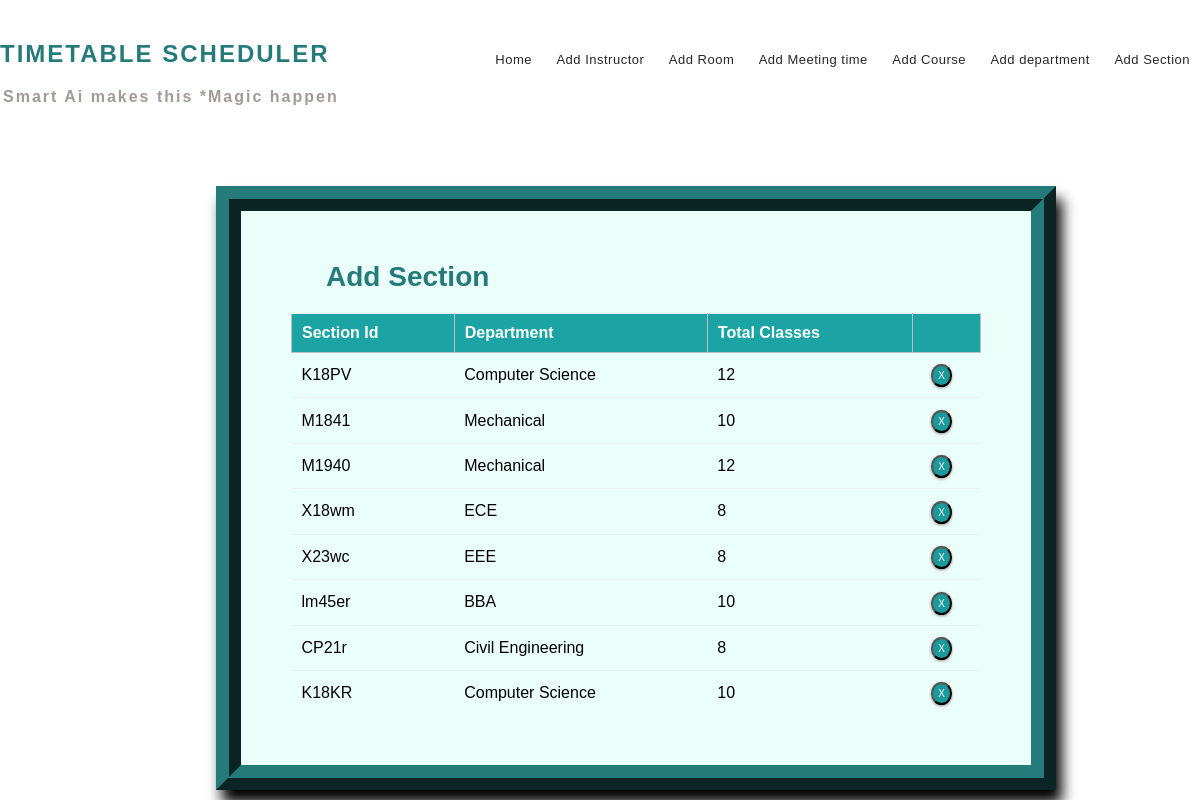
/section_list/, run on the app's committed database.
### mm1/models.py (models this page shows, shortened)
class Section(models.Model):
    section_id = models.CharField(max_length=25, primary_key=True)
    department = models.ForeignKey(Department, on_delete=models.CASCADE)
    num_class_in_week = models.IntegerField(default=0)
    course = models.ForeignKey(Course, on_delete=models.CASCADE, blank=True, null=True)
    meeting_time = models.ForeignKey(MeetingTime, on_delete=models.CASCADE, blank=True, null=True)
    room = models.ForeignKey(Room,on_delete=models.CASCADE, blank=True, null=True)
    instructor = models.ForeignKey(Instructor, on_delete=models.CASCADE, blank=True, null=True)

class Department(models.Model):
    dept_name = models.CharField(max_length=50)
    courses = models.ManyToManyField(Course)
    def __str__(self):
        return self.dept_name

### mm1/views.py (the view)
# urls.py: path('section_list/', views.section_list, name='editsection'),
def section_list(request):
    context = {
        'sections': Section.objects.all()
    }
    return render(request, 'seclist.html', context)

### templates/seclist.html (shortened to what this page needs)
{% extends 'base.html' %}
{% block content %}
{% load static %}
<fieldset class="fieldset">
    <a href="{% url 'addsection'%}"><h1 class="tablink" onclick="openPage('new')" id="defaultOpen">Add Section</h1></a>
    <div class="tabcontent" id="edit">
        <table class="table1">
            <thead>
            <tr class="table-headers">
            <th>Section Id</th>
            <th>Department</th>
            <th>Total Classes</th>
            <th  class="empty"></th>
            </tr>
            </thead>
            <tbody>
            {% for sec in sections %}
            <tr>
             <td>{{sec.section_id}}</td>
             <td>{{sec.department}}</td>
             <td>{{sec.num_class_in_week }}</td>
             <td class="empty">
                <form action="{% url 'deletesection' sec.section_id %}" method="post">
                        <input type="submit" value="X" class="cross">
                </form>
             </td>
             </tr>
            {% endfor %}
            </tbody>
        </table>
    </div>
</fieldset>
{% endblock %}

### static/CSS/style.css (style rules this page uses)
* { margin: 0; padding: 0; box-sizing: border-box; font-family: sans-serif; }
html { scroll-behavior: smooth; }
a { text-decoration:none; }
form { margin-top: 3%; margin-left: 18%; margin-right: 12%; }
fieldset h1 { color: #257a7a; padding-bottom: 20px; margin-left: 35px; display: inline-block; cursor: pointer; font-size: 28px; }
fieldset input { padding:8px; color: #938c8c }
.table2 td, th { border: 1px solid rgb(190,190,190); padding: 10px 20px; }
.table1 { width: 100%; border-collapse: collapse; text-align: left; overflow: hidden; }
.table1 td, th { border-top: 1px solid #ECF0F1; padding: 10px; }
.table1 th { background-color: #1ca4a4; color: #fff; }
.cross { border-radius: 50%; font-size:10px; box-shadow: 0px 1px 3px 0px #9e9292; padding: 4px 5px; color: #fff; background-color: #1a9a9a; cursor: pointer; }
.fieldset { margin-top: 3%; margin-left: 18%; margin-right: 12%; padding: 50px; border-width: 25px; border-style: ridge; border-color: #257a7a; box-shadow: 6px 13px 13px 0px black; background-color: #ebfffa; }

### data on the page
Section: section_id "K18PV", department "Computer Science", num_class_in_week "12"
Section: section_id "M1841", department "Mechanical", num_class_in_week "10"
Section: section_id "M1940", department "Mechanical", num_class_in_week "12"
Section: section_id "X18wm", department "ECE", num_class_in_week "8"
Section: section_id "X23wc", department "EEE", num_class_in_week "8"
Section: section_id "lm45er", department "BBA", num_class_in_week "10"
Section: section_id "CP21r", department "Civil Engineering", num_class_in_week "8"
Section: section_id "K18KR", department "Computer Science", num_class_in_week "10"
